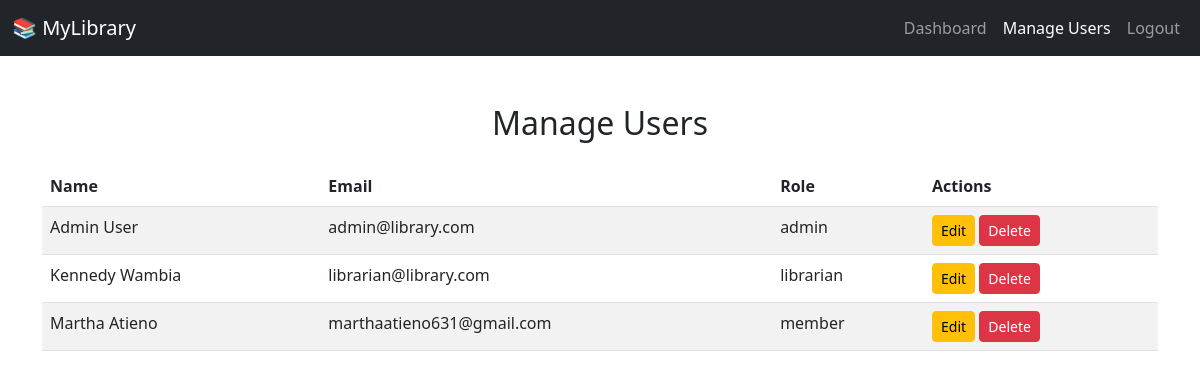
The page /manage_users.php (signed in) on the database its author committed.
### tables this page shows
CREATE TABLE `users` (
  `id` int(11) NOT NULL,
  `name` varchar(100) NOT NULL,
  `email` varchar(100) NOT NULL,
  `password` varchar(255) NOT NULL,
  `role` enum('admin','librarian','member') DEFAULT 'member',
  `created_at` timestamp NOT NULL DEFAULT current_timestamp()
);

### manage_users.php (the view, shortened to what this page needs)
<?php
include 'db_connection.php';
$users_sql = "SELECT * FROM users ORDER BY role, name ASC";
$users_result = $conn->query($users_sql);
?>
<!DOCTYPE html>
<html lang="en">
<head>
    <link href="https://cdn.jsdelivr.net/npm/bootstrap@5.3.0/dist/css/bootstrap.min.css" rel="stylesheet">
</head>
<body>
    <nav class="navbar navbar-expand-lg navbar-dark bg-dark">
        <div class="container-fluid">
            <a class="navbar-brand" href="#">📚 MyLibrary</a>
            <div class="collapse navbar-collapse justify-content-end" id="navbarNav">
                <ul class="navbar-nav">
                    <li class="nav-item"><a class="nav-link" href="admin_dashboard.php">Dashboard</a></li>
                    <li class="nav-item"><a class="nav-link active" href="manage_users.php">Manage Users</a></li>
                    <li class="nav-item"><a class="nav-link" href="logout.php">Logout</a></li>
                </ul>
            </div>
        </div>
    </nav>
    <div class="container mt-5">
        <h2 class="text-center">Manage Users</h2>
        <table class="table table-striped mt-4">
            <thead>
                <tr>
                    <th>Name</th>
                    <th>Email</th>
                    <th>Role</th>
                    <th>Actions</th>
                </tr>
            </thead>
            <tbody>
                <?php if ($users_result->num_rows > 0): ?>
                    <?php while ($user = $users_result->fetch_assoc()): ?>
                        <tr>
                            <td><?= htmlspecialchars($user['name']); ?></td>
                            <td><?= htmlspecialchars($user['email']); ?></td>
                            <td><?= htmlspecialchars($user['role']); ?></td>
                            <td>
                                <a href="edit_user.php?id=<?= $user['id']; ?>" class="btn btn-warning btn-sm">Edit</a>
                                <a href="manage_users.php?delete_id=<?= $user['id']; ?>" class="btn btn-danger btn-sm" onclick="return confirm('Are you sure you want to delete this user?');">Delete</a>
                            </td>
                        </tr>
                    <?php endwhile; ?>
                <?php else: ?>
                    <tr>
                        <td colspan="4" class="text-center">No users found.</td>
                    </tr>
                <?php endif; ?>
            </tbody>
        </table>
    </div>
</body>
</html>

### rows shown on the page
users: name "Admin User", email "admin@library.com", role "admin"
users: name "Kennedy Wambia", email "librarian@library.com", role "librarian"
users: name "Martha Atieno", email "marthaatieno631@gmail.com", role "member"
